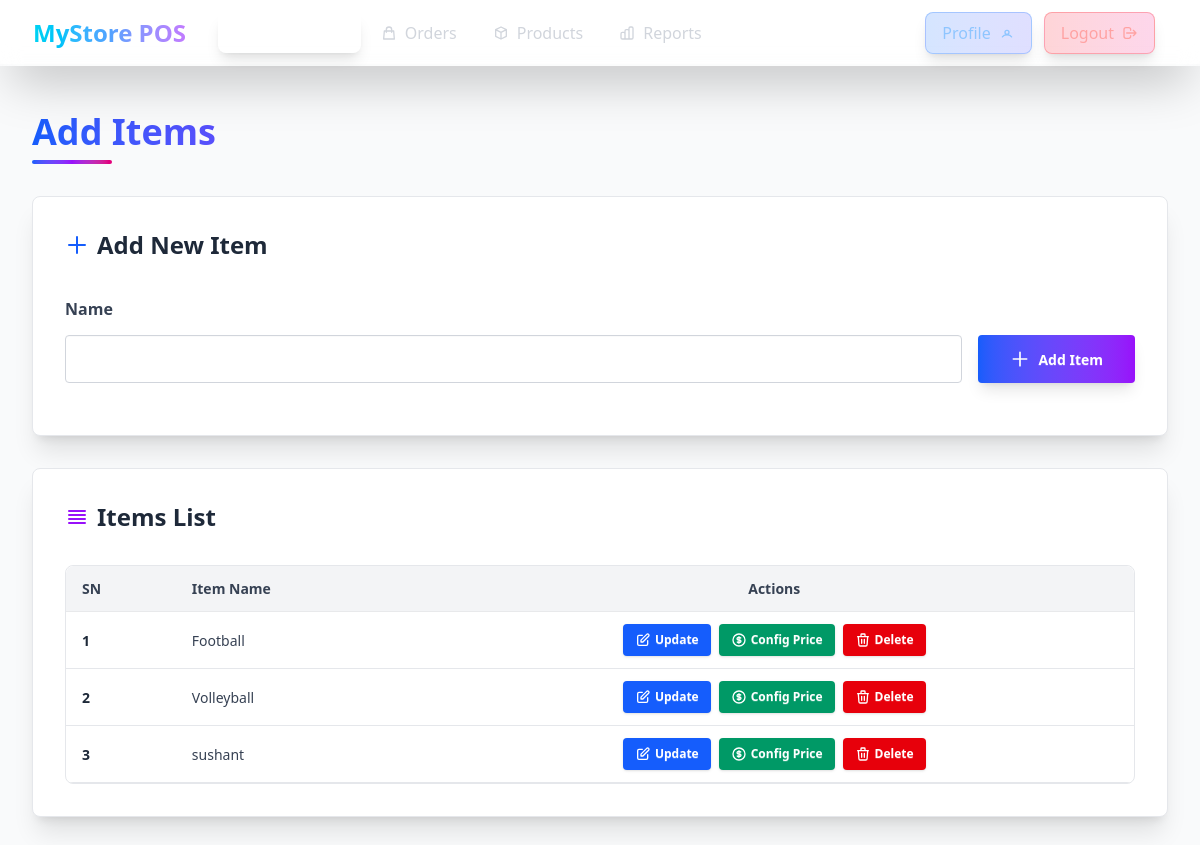
/shop/item_list/ (signed in), run on the app's committed database.
### shop/models.py (models this page shows, shortened)
class Item(models.Model):
    name=models.CharField(max_length=100)
    shop=models.ForeignKey(Shop, on_delete=models.CASCADE, related_name='items')
    class Meta:
        unique_together = ('name', 'shop')

### shop/views.py (the view, shortened to what this page needs)
# urls.py: path("item_list/", views.item_list, name="item_list"),
def item_list(request):
    form=ItemForm(request.POST,request=request)
    form=ItemForm()
    item_list=request.user.shop.items.all()
    context={"form":form,"item_list":item_list}
    return render(request, "shop/item-create-form.html", context)

### shop/forms.py (shortened to what this page needs)
class ItemForm(forms.ModelForm):
    class Meta:
        model = Item
        fields = ['name']
    def __init__(self, *args, **kwargs):
        self.request = kwargs.pop("request") if "request" in kwargs else None
        super().__init__(*args, **kwargs)

### common/templatetags/form_extras.py (called while the page is built)
@register.filter
def add_class(field, css_class):
    if not isinstance(field, BoundField):
        return field
    existing_classes = field.field.widget.attrs.get("class", "")
    if existing_classes:
        new_classes = f"{existing_classes} {css_class}"
    else:
        new_classes = css_class
    field_copy = field
    field_copy.field.widget.attrs["class"] = new_classes
    return field_copy

### shop/templates/shop/item-create-form.html (shortened to what this page needs)
{% extends 'base.html' %}
{% load form_extras %}
{% block content %}
<main class="min-h-screen flex flex-col gap-8 p-4 md:p-6 lg:p-8 w-full mt-16 bg-gray-50 dark:bg-gray-900" id="main">
    <div class="relative pt-4">
        <h1 class="text-3xl md:text-4xl font-bold mb-2 bg-gradient-to-r from-blue-600 via-purple-600 to-pink-600 bg-clip-text text-transparent">
        </h1>
        <div class="h-1 w-20 bg-gradient-to-r from-blue-600 via-purple-600 to-pink-600 rounded-full"></div>
    </div>
    <div class="flex flex-col gap-6 lg:gap-8 max-w-7xl w-full mx-auto">
        <div class="w-full">
            <div class="card bg-white dark:bg-gray-800 shadow-xl border border-gray-200 dark:border-gray-700 hover:shadow-2xl transition-shadow duration-300">
                <div class="card-body p-6 md:p-8">
                    <h2 class="text-2xl font-bold mb-6 flex items-center gap-2 text-gray-800 dark:text-gray-100">
                        <svg xmlns="http://www.w3.org/2000/svg" class="h-6 w-6 text-blue-600 dark:text-blue-400" fill="none" viewBox="0 0 24 24" stroke="currentColor">
                            <path stroke-linecap="round" stroke-linejoin="round" stroke-width="2" d="M12 4v16m8-8H4" />
                        </svg>
                        Add New Item
                    </h2>
                    <form id="add-item-form" action="" method="post">
                        <div class="flex flex-col gap-4">
                            <div class="grid grid-cols-1 lg:grid-cols-[1fr_auto] gap-4 items-start">
                                <fieldset class="fieldset w-full">
                                    <label class="block mb-2" for="{{ form.name.id_for_label }}">
                                        <span class="text-base font-semibold text-gray-700 dark:text-gray-300">{{form.name.label}}</span>
                                    </label>
                                    {{ form.name|add_class:"input input-bordered w-full bg-white dark:bg-gray-700 border-gray-300 dark:border-gray-600 focus:border-blue-500 dark:focus:border-blue-400 text-gray-900 dark:text-gray-100 transition-all duration-200 h-12" }}
                                </fieldset>
                                <button type="submit" class="btn bg-gradient-to-r from-blue-600 to-purple-600 hover:from-blue-700 hover:to-purple-700 text-white border-0 gap-2 shadow-lg hover:shadow-xl transition-all duration-200 h-12 px-8 whitespace-nowrap lg:mt-10.5">
                                    <svg xmlns="http://www.w3.org/2000/svg" class="h-5 w-5" fill="none" viewBox="0 0 24 24" stroke="currentColor">
                                        <path stroke-linecap="round" stroke-linejoin="round" stroke-width="2" d="M12 4v16m8-8H4" />
                                    </svg>
                                    Add Item
                                </button>
                            </div>
                        </div>
                    </form>
                </div>
            </div>
        </div>
        <div class="w-full">
            <div class="card bg-white dark:bg-gray-800 shadow-xl border border-gray-200 dark:border-gray-700 hover:shadow-2xl transition-shadow duration-300">
                <div class="card-body p-6 md:p-8">
                    <h2 class="text-2xl font-bold mb-6 flex items-center gap-2 text-gray-800 dark:text-gray-100">
                        <svg xmlns="http://www.w3.org/2000/svg" class="h-6 w-6 text-purple-600 dark:text-purple-400" fill="none" viewBox="0 0 24 24" stroke="currentColor">
                            <path stroke-linecap="round" stroke-linejoin="round" stroke-width="2" d="M4 6h16M4 10h16M4 14h16M4 18h16" />
                        </svg>
                        Items List
                    </h2>
                    <div class="overflow-x-auto rounded-lg border border-gray-200 dark:border-gray-700">
                        <table class="table w-full">
                            <thead>
                                <tr class="bg-gray-100 dark:bg-gray-700">
                                    <th class="rounded-tl-lg text-gray-700 dark:text-gray-300">SN</th>
                                    <th class="text-gray-700 dark:text-gray-300">Item Name</th>
                                    <th class="rounded-tr-lg text-center text-gray-700 dark:text-gray-300">Actions</th>
                                </tr>
                            </thead>
                            <tbody id="item-list">
                                {% for item in item_list %}
                                <tr id="item-{{ item.id }}" class="hover:bg-gray-50 dark:hover:bg-gray-700 transition-colors duration-150 border-b border-gray-200 dark:border-gray-700">
                                    <th class="font-semibold text-gray-800 dark:text-gray-200">{{ forloop.counter }}</th>
                                    <td class="font-medium text-gray-700 dark:text-gray-300">{{ item.name }}</td>
                                    <td>
                                        <div class="flex gap-2 justify-center flex-wrap">
                                            <a class="btn btn-sm bg-blue-600 hover:bg-blue-700 text-white border-0 gap-1 shadow hover:shadow-md transition-all duration-200" href="{% url 'shop:item_update' item.id %}">
                                                <svg xmlns="http://www.w3.org/2000/svg" class="h-4 w-4" fill="none" viewBox="0 0 24 24" stroke="currentColor">
                                                    <path stroke-linecap="round" stroke-linejoin="round" stroke-width="2" d="M11 5H6a2 2 0 00-2 2v11a2 2 0 002 2h11a2 2 0 002-2v-5m-1.414-9.414a2 2 0 112.828 2.828L11.828 15H9v-2.828l8.586-8.586z" />
                                                </svg>
                                                Update
                                            </a>
                                            <form action="{% url 'shop:price' %}">
                                                <button class="btn btn-sm bg-emerald-600 hover:bg-emerald-700 text-white border-0 gap-1 shadow hover:shadow-md transition-all duration-200">
                                                    Config Price
                                                </button>
                                            </form>
                                            <button data-item-id="{{ item.id }}"
                                                class="btn btn-sm bg-red-600 hover:bg-red-700 text-white border-0 gap-1 shadow hover:shadow-md transition-all duration-200"
                                                onclick="delete_item(this)">
                                                <svg xmlns="http://www.w3.org/2000/svg" class="h-4 w-4" fill="none" viewBox="0 0 24 24" stroke="currentColor">
                                                    <path stroke-linecap="round" stroke-linejoin="round" stroke-width="2" d="M19 7l-.867 12.142A2 2 0 0116.138 21H7.862a2 2 0 01-1.995-1.858L5 7m5 4v6m4-6v6m1-10V4a1 1 0 00-1-1h-4a1 1 0 00-1 1v3M4 7h16" />
                                                </svg>
                                                Delete
                                            </button>
                                        </div>
                                    </td>
                                </tr>
                                {% endfor %}
                            </tbody>
                        </table>
                    </div>
                </div>
            </div>
        </div>
    </div>
</main>
{% endblock content %}

### shop/templates/shop/item-create-form.html (style rules this page uses)
#item-list tr { transition: opacity 0.3s ease, transform 0.3s ease; }

### data on the page
Item: name "Football"
Item: name "Volleyball"
Item: name "sushant"
